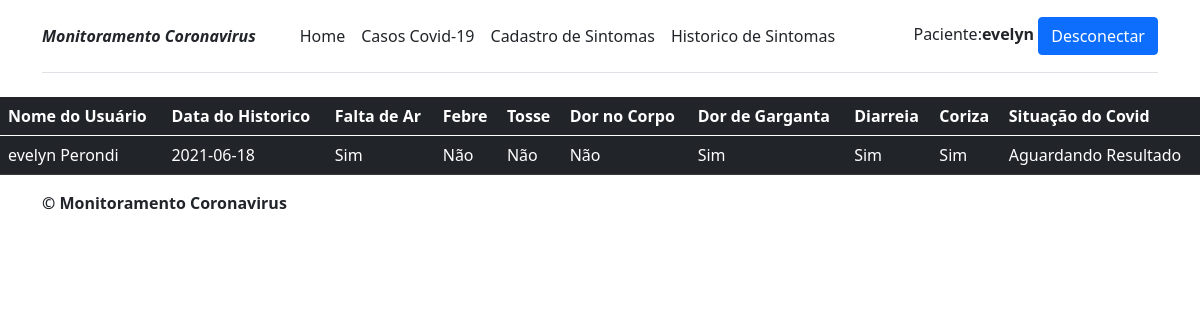
The page /historico_sintomas.php (signed in) on the database its author committed.
### tables this page shows
CREATE TABLE `sintoma` (
  `codsin` int(10) NOT NULL AUTO_INCREMENT COMMENT 'Código dos sintomas.',
  `falsin` varchar(3) NOT NULL COMMENT 'Falta de ar',
  `febsin` varchar(3) NOT NULL COMMENT 'sintomas de febre',
  `tossin` varchar(3) NOT NULL COMMENT 'sintomas de tosse',
  `dorsin` varchar(3) NOT NULL COMMENT 'Sintomas de dor no corpo',
  `garsin` varchar(3) NOT NULL COMMENT 'Sintomas de dor de garganta',
  `calsin` varchar(3) NOT NULL COMMENT 'Sintomas de calafrio',
  `diasin` varchar(3) NOT NULL COMMENT 'Sintomas de Diarreia',
  `corsin` varchar(3) NOT NULL COMMENT 'Sintomas de coriza',
  `codpac` int(10) NOT NULL,
  `datsin` date NOT NULL DEFAULT curdate() COMMENT 'Data do relatorio dos sintomas',
  `covsin` varchar(20) NOT NULL COMMENT 'Sintomas de covid',
  PRIMARY KEY (`codsin`),
  KEY `FKSintoma207187` (`codpac`),
  CONSTRAINT `FKSintoma207187` FOREIGN KEY (`codpac`) REFERENCES `paciente` (`codpac`)
);

CREATE TABLE `paciente` (
  `codpac` int(10) NOT NULL AUTO_INCREMENT COMMENT 'Código do paciente',
  `nompac` varchar(120) NOT NULL COMMENT 'Nome do paciente.',
  `datpac` date NOT NULL COMMENT 'Data de nascimento do paciente.',
  `pespac` decimal(5,2) NOT NULL COMMENT 'Peso do Paciente',
  `altpac` decimal(3,2) NOT NULL COMMENT 'Altura do Paciente',
  `cpfpac` int(11) NOT NULL COMMENT 'CPF do paciente.',
  `sexpac` varchar(9) NOT NULL COMMENT 'Sexo do paciente.',
  `usupac` varchar(60) NOT NULL COMMENT 'Usuario  paciente',
  `senpac` varchar(60) NOT NULL COMMENT 'Senha do paciente',
  `ruapac` varchar(100) NOT NULL COMMENT 'Rua do paciente',
  `cidpac` varchar(100) NOT NULL COMMENT 'Cidade do paciente',
  `ceppac` int(14) NOT NULL COMMENT 'Cep do paciente',
  `estpac` varchar(60) NOT NULL COMMENT 'Estado do paciente',
  `nivel` int(1) NOT NULL DEFAULT 1 COMMENT 'Nivel de acesso (1-Paciente, 2-Medico)',
  PRIMARY KEY (`codpac`)
);

### historico_sintomas.php (the view, shortened to what this page needs)
<?php
include 'header.php';
$nivUser= $_SESSION['nivelUser'];
switch($nivUser){
	default:
        $id= $_SESSION['codUser'];
        $count_pac = "SELECT COUNT(*) AS total FROM sintoma WHERE codpac = " . $id;
        $select_pac = "SELECT sin.* , pac.nompac FROM sintoma sin INNER JOIN paciente pac on sin.codpac=pac.codpac WHERE pac.codpac =" .$id;
        $qryCount_pac = $PDO->prepare($count_pac);
        $qryCount_pac->execute();
        $total = $qryCount_pac->fetchColumn();
        $qry_pac = $PDO->prepare($select_pac);
        $qry_pac->execute();
        $qry=$qry_pac;
		break;
}
?>
<html>
<?php if ($total > 0) { ?>
<table class="table table-dark table-hove" >
     <thead class="thead-dark">
         <tr>
            <th scope="col">Nome do Usuário</th>
            <th scope="col">Data do Historico</th>
            <th scope="col">Falta de Ar</th>
            <th scope="col">Febre</th>
            <th scope="col">Tosse</th>
            <th scope="col">Dor no Corpo</th>
            <th scope="col">Dor de Garganta</th>
            <th scope="col">Diarreia</th>
            <th scope="col">Coriza</th>
            <th scope="col">Situação do Covid</th>
        </tr>
    </thead>
    <tbody>
	    <?php while ($sintoma = $qry->fetch(PDO::FETCH_ASSOC)) { ?>
            <tr>
                <td><?= $sintoma['nompac']; ?></td>
                <td><?= $sintoma['datsin']; ?></td>
                <td><?= $sintoma['falsin']; ?></td>
                <td><?= $sintoma['febsin']; ?></td>
                <td><?= $sintoma['tossin']; ?></td>
                <td><?= $sintoma['dorsin']; ?></td>
                <td><?= $sintoma['garsin']; ?></td>
                <td><?= $sintoma['diasin']; ?></td>
                <td><?= $sintoma['corsin']; ?></td>
                <td><?= $sintoma['covsin']; ?></td>
            </tr>
        <?php } ?>
    </tbody>
</table>
<?php }else{ ?>
    <div align="center">
        <td><b>Não a nenhum histórico de sintomas</b></td>
    </div>
<?php } ?>
</html>
<?php
include 'footer.php';
?>

### rows shown on the page
sintoma: codpac.nompac "evelyn Perondi", datsin "2021-06-18", falsin "Sim", febsin "Não", tossin "Não", dorsin "Não", garsin "Sim", diasin "Sim", corsin "Sim", covsin "Aguardando Resultado"

### other values the page prints
$_SESSION['nomUser'] "evelyn"
